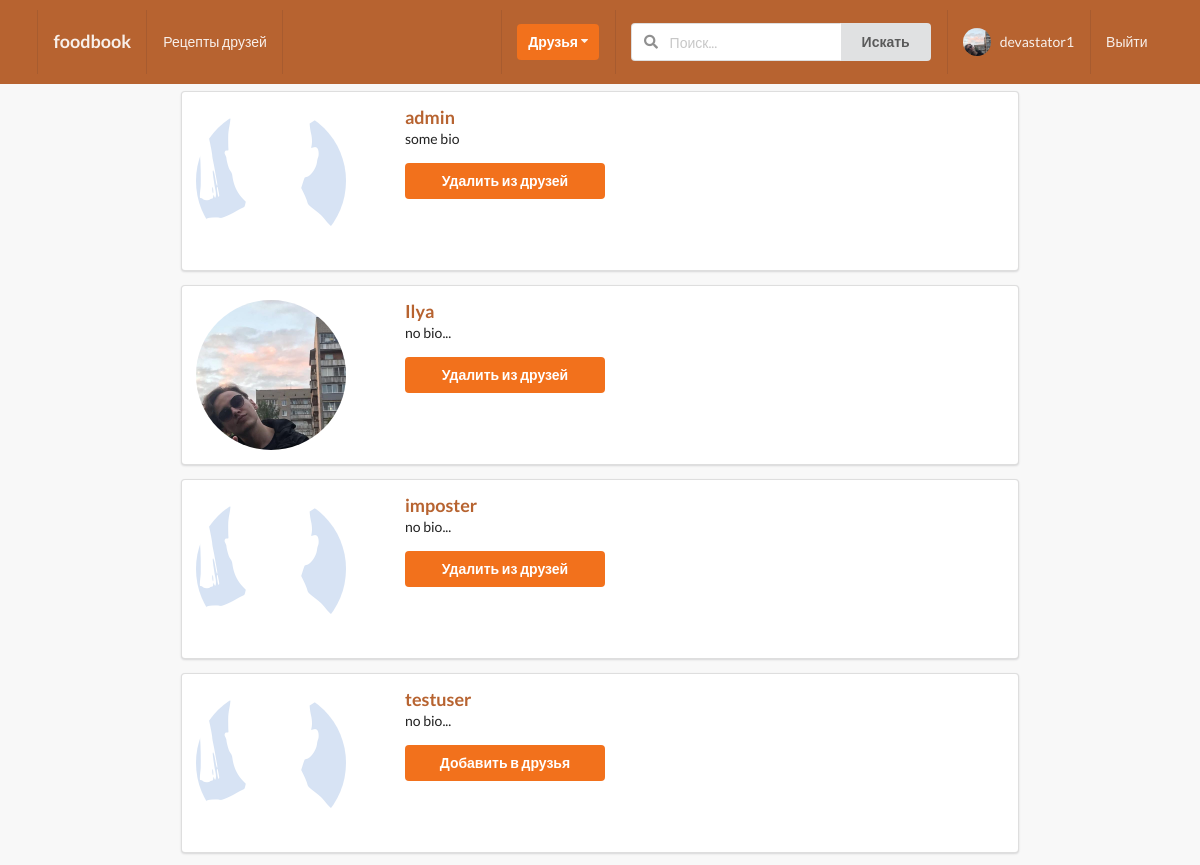
The app's page /profiles/ (signed in, upper part), older data.
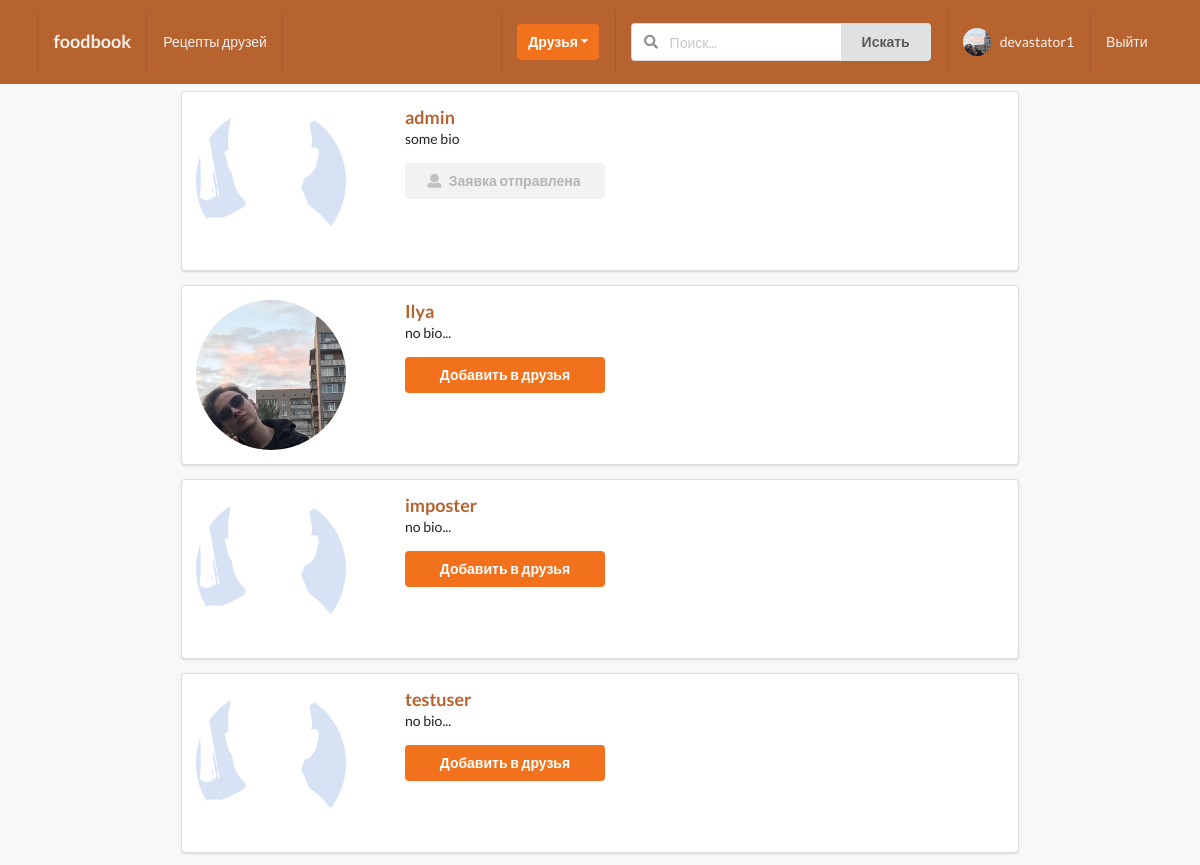
The same page, newer data.
### profiles/models.py (models this page shows, shortened)
class Profile(models.Model):
    first_name = models.CharField(max_length=200, blank=True)
    second_name = models.CharField(max_length=200, blank=True)
    user = models.OneToOneField(User, on_delete=models.CASCADE)
    bio = models.TextField(default="no bio...", max_length=300)
    email = models.EmailField(max_length=200, blank=True)
    country = models.CharField(max_length=200, blank=True)
    avatar = models.ImageField(default='avatar.png', upload_to='avatars/')
    friends = models.ManyToManyField(User, blank=True, related_name='friends')
    profession = models.CharField(max_length=200, blank=True)
    slug = models.SlugField(unique=True, blank=True)
    updated = models.DateTimeField(auto_now=True)
    created = models.DateTimeField(auto_now_add=True)
    objects = ProfileManager()
    def get_absolute_url(self):
        return reverse('profile:profiles-detail-view', kwargs={'slug': self.slug})
    __initial_first_name = None
    __initial_second_name = None
    def __init__(self, *args, **kwargs):
        super().__init__(*args, **kwargs)
        self.__initial_first_name = self.first_name
        self.__initial_second_name = self.second_name

### profiles/views.py (the view)
# urls.py: path('', ProfileListView.as_view(), name='all-profiles-view'),
class ProfileListView(LoginRequiredMixin, ListView):
    model = Profile
    template_name = 'profiles/profile_list.html'
    def get_queryset(self):
        qs = Profile.objects.get_all_profiles(self.request.user)
        return qs
    def get_context_data(self, *, object_list=None, **kwargs):
        context = super().get_context_data(**kwargs)
        user = User.objects.get(username__iexact=self.request.user)
        profile = Profile.objects.get(user=user)
        context['profile'] = profile
        rel_r = Relationship.objects.filter(sender=profile)
        rel_s = Relationship.objects.filter(receiver=profile)
        rel_receiver = []
        rel_sender = []
        for item in rel_r:
            rel_receiver.append(item.receiver.user)
        for item in rel_s:
            rel_sender.append(item.sender.user)
        context['rel_receiver'] = rel_receiver
        context['rel_sender'] = rel_sender
        context['is_empty'] = False
        if len(self.get_queryset()) == 0:
            context['is_empty'] = True
        return context

### profiles/context_processor.py (called while the page is built)
def profile_pic(request):
    if request.user.is_authenticated:
        profile_obj = Profile.objects.get(user=request.user)
        pic = profile_obj.avatar
        return {'picture': pic}
    return {}

def invitation_received_no(request):
    if request.user.is_authenticated:
        profile_obj = Profile.objects.get(user=request.user)
        qs_count = Relationship.objects.invatations_received(profile_obj).count()
        return {'invites_num': qs_count}
    return {}

def invitation_sended_no(request):
    if request.user.is_authenticated:
        profile_obj = Profile.objects.get(user=request.user)
        qs_count = Relationship.objects.invatations_sended(profile_obj).count()
        return {'send_invites_num': qs_count}
    return {}

### profiles/models.py (called while the page is built)
    def get_all_profiles(self, me):
        profiles = Profile.objects.all().exclude(user=me)
        return profiles

    def invatations_received(self, receiver):
        qs = Relationship.objects.filter(receiver=receiver, status='send')
        return qs

    def invatations_sended(self, sender):
        qs = Relationship.objects.filter(sender=sender, status='send')
        return qs

### profiles/templates/profiles/profile_list.html (shortened to what this page needs)
{% extends 'base.html' %}
{% block content %}
<div class="ui grid">
    <div class="two wide column">
    </div>
    <div class="twelve wide column">
        {% for obj in object_list %}
        <div class="ui segment">
            <div class="ui grid">
                <div class="four wide column">
                    <img class="ui small circular image" src="{{obj.avatar.url}}">
                </div>
                <div class="eight wide column">
                    <a href="{{obj.get_absolute_url}}"><h3>{{obj.user}}</h3></a>
                        <p>{{obj.bio}}</p>
                        {% if obj.user not in rel_receiver and obj.user not in rel_sender %}
                            <form action="{% url 'profile:send-invite' %}" method="POST">
                                <button type="submit" class="ui orange button mb-5 w-big">
                                    Добавить в друзья
                                </button>
                            </form>
                        {% endif %}
                        {% if obj.user in rel_receiver and request.user not in obj.friends.all %}
                            <button class="ui disabled button mb-5 w-big"><i class="user icon"></i>Заявка отправлена</button>
                        {% endif %}
                        {% if request.user in obj.friends.all %}
                            <form action="{% url 'profile:remove-friend' %}" method="POST">
                                <button type="submit" class="ui orange button mb-5 w-big">
                                    Удалить из друзей
                                </button>
                            </form>
                        {% endif %}
                    </div>
            </div>
        </div>
        {% endfor %}
    </div>
</div>
{% endblock content %}

Row changes from the older to the newer data that the page shows:
changed Profile "some bio": text "Удалить из друзей" → "Заявка отправлена"
changed Profile "Ilya": text "Удалить из друзей" → "Добавить в друзья"
changed Profile "imposter": text "Удалить из друзей" → "Добавить в друзья"
